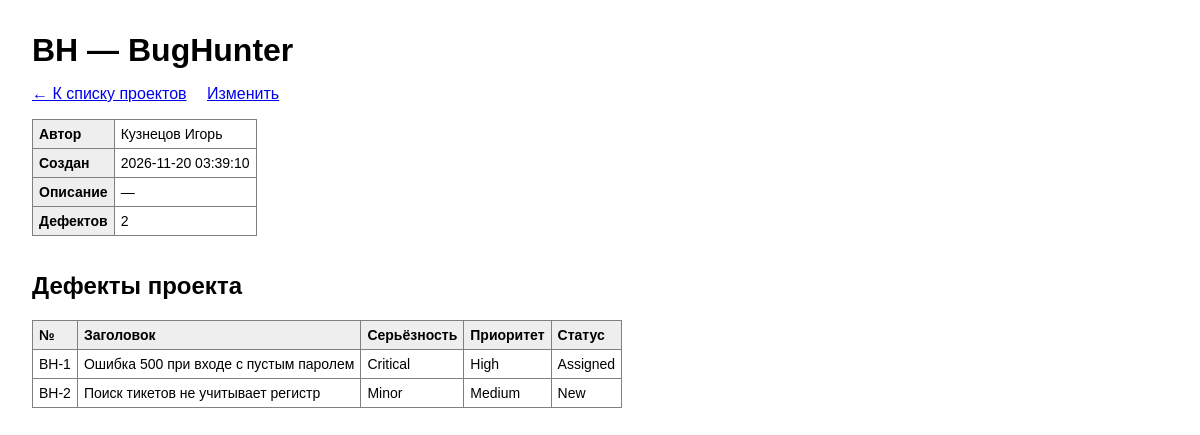
Screenshot of /project_view.php?id=1 (signed in) with the database file from the repository.
### tables this page shows
CREATE TABLE projects (
    project_id INTEGER PRIMARY KEY AUTOINCREMENT,
    code       TEXT    NOT NULL UNIQUE
               CHECK (length(code) BETWEEN 2 AND 10),
    name       TEXT    NOT NULL,
    lead_id    INTEGER REFERENCES users (user_id) ON DELETE SET NULL,
    created_at TEXT    NOT NULL DEFAULT CURRENT_TIMESTAMP
, owner_id INTEGER REFERENCES users (user_id), description TEXT NOT NULL DEFAULT '');

CREATE TABLE bugs (
    bug_id      INTEGER PRIMARY KEY AUTOINCREMENT,
    project_id  INTEGER NOT NULL REFERENCES projects (project_id) ON DELETE CASCADE,
    reporter_id INTEGER NOT NULL REFERENCES users (user_id) ON DELETE RESTRICT,
    assignee_id INTEGER REFERENCES users (user_id) ON DELETE SET NULL,
    title       TEXT    NOT NULL CHECK (length(trim(title)) > 0),
    steps       TEXT,
    severity    TEXT    NOT NULL
                CHECK (severity IN ('Critical', 'Major', 'Minor', 'Trivial')),
    priority    TEXT    NOT NULL DEFAULT 'Medium'
                CHECK (priority IN ('High', 'Medium', 'Low')),
    status      TEXT    NOT NULL DEFAULT 'New'
                CHECK (status IN ('New', 'Assigned', 'In Progress', 'Fixed', 'Verified', 'Closed', 'Reopened')),
    created_at  TEXT    NOT NULL DEFAULT CURRENT_TIMESTAMP
);

### projects_lib.php (called while the page is built, shortened)
<?php
require_once __DIR__ . '/auth.php';
function findProject(int $id): ?array
{
    $stmt = getPdo()->prepare(
        'SELECT p.project_id, p.code, p.name, p.description, p.owner_id, p.created_at,
                u.full_name AS owner_name,
                (SELECT COUNT(*) FROM bugs b WHERE b.project_id = p.project_id) AS bugs_count
         FROM projects p
         LEFT JOIN users u ON u.user_id = p.owner_id
         WHERE p.project_id = ?'
    );
    $stmt->execute([$id]);
    $project = $stmt->fetch();
    return $project ?: null;
}
function projectFromRequest(): array
{
    $id = filter_input(INPUT_GET, 'id', FILTER_VALIDATE_INT) ?: filter_input(INPUT_POST, 'id', FILTER_VALIDATE_INT);
    $project = $id ? findProject((int) $id) : null;
    return $project;
}
function canManage(array $user, array $project): bool
{
    return $user['role'] === 'admin' || (int) $project['owner_id'] === (int) $user['user_id'];
}
    ?>

### config/database.php (called while the page is built, shortened)
<?php
function getPdo(): PDO
{
    static $pdo = null;
    if ($pdo === null) {
        $pdo = new PDO('sqlite:' . DB_PATH, null, null, [
            PDO::ATTR_ERRMODE            => PDO::ERRMODE_EXCEPTION,
            PDO::ATTR_DEFAULT_FETCH_MODE => PDO::FETCH_ASSOC,
        ]);
        $pdo->exec('PRAGMA foreign_keys = ON');
    }
    return $pdo;
}

### project_view.php (the view, shortened to what this page needs)
<?php
require __DIR__ . '/projects_lib.php';
$me = requireLogin();
$project = projectFromRequest();
$stmt = getPdo()->prepare(
    'SELECT bug_id, title, severity, priority, status FROM bugs WHERE project_id = ? ORDER BY bug_id'
);
$stmt->execute([$project['project_id']]);
$bugs = $stmt->fetchAll();
?>
<h1><?= h($project['code']) ?> — <?= h($project['name']) ?></h1>
<p class="links">
    <a href="projects.php">← К списку проектов</a>
    <?php if (canManage($me, $project)): ?><a href="project_edit.php?id=<?= (int) $project['project_id'] ?>">Изменить</a><?php endif; ?>
</p>
<table border="1" cellpadding="6" cellspacing="0" style="border-collapse:collapse">
    <tr><th>Автор</th><td><?= h($project['owner_name'] ?? '—') ?></td></tr>
    <tr><th>Создан</th><td><?= h($project['created_at']) ?></td></tr>
    <tr><th>Описание</th><td><?= nl2br(h($project['description'] !== '' ? $project['description'] : '—')) ?></td></tr>
    <tr><th>Дефектов</th><td><?= (int) $project['bugs_count'] ?></td></tr>
</table>
<h2>Дефекты проекта</h2>
<?php if ($bugs === []): ?>
    <p><em>Дефектов нет.</em></p>
<?php else: ?>
<table border="1" cellpadding="6" cellspacing="0" style="border-collapse:collapse">
    <tr><th>№</th><th>Заголовок</th><th>Серьёзность</th><th>Приоритет</th><th>Статус</th></tr>
    <?php foreach ($bugs as $b): ?>
    <tr>
        <td><?= h($project['code'] . '-' . $b['bug_id']) ?></td>
        <td><?= h($b['title']) ?></td>
        <td><?= h($b['severity']) ?></td>
        <td><?= h($b['priority']) ?></td>
        <td><?= h($b['status']) ?></td>
    </tr>
    <?php endforeach; ?>
</table>
<?php endif; ?>

### auth.php (style rules this page uses)
body { font-family: sans-serif; margin: 2em; }
h1 { margin-bottom: .2em; }
h2 { margin-top: 1.5em; }
table { margin-top: .5em; }
th { background: #eee; text-align: left; }
td, th { font-size: 14px; vertical-align: top; }
.links a { margin-right: 1em; }

### rows the page displays
projects: code "BH", name "BugHunter", created_at "2026-11-20 03:39:10", description "—"
bugs: project+bug_id "BH-1", title "Ошибка 500 при входе с пустым паролем", severity "Critical", priority "High", status "Assigned"
bugs: project+bug_id "BH-2", title "Поиск тикетов не учитывает регистр", severity "Minor", priority "Medium", status "New"

### other values shown
$project['owner_name'] "Кузнецов Игорь"
$project['bugs_count'] "2"
